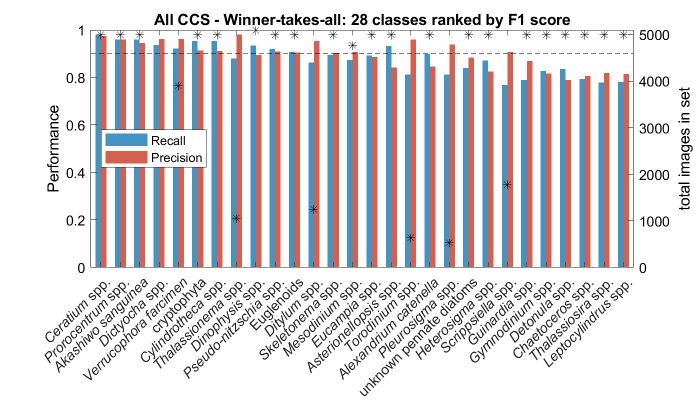
%> input picture IFCB-Data/BuddInlet/class/Figs/F1score_UCSC_OSU_CCS_BI_Dinophysis_GenusLevel_v2.png, 1400 x 800 px (shown at 1/2 size)
$ octave --eval "result = specxture(imread('../../../IFCB-Data/BuddInlet/class/Figs/F1score_UCSC_OSU_CCS_BI_Dinophysis_GenusLevel_v2.png'));"   (GNU Octave 9; MATLAB toolbox functions it lacks are replaced by stand-ins)
%> lines starting %> are read from the running program, lines starting %| are printed output that depends on the picture
### IFCB-Tools/misc_ifcb_functions/dipum_toolbox_2.0.2/intline.m
function [x, y] = intline(x1, x2, y1, y2)
%INTLINE Integer-coordinate line drawing algorithm.
%  [X, Y] = INTLINE(X1, X2, Y1, Y2) computes an
%  approximation to the line segment joining (X1, Y1) and
%  (X2, Y2) with integer coordinates.  X1, X2, Y1, and Y2
%  should be integers.  INTLINE is reversible; that is,
%  INTLINE(X1, X2, Y1, Y2) produces the same results as
%  FLIPUD(INTLINE(X2, X1, Y2, Y1)).

%   Copyright 1993-2002 The MathWorks, Inc.  Used with permission.

dx = abs(x2 - x1);
dy = abs(y2 - y1);

% Check for degenerate case.
if ((dx == 0) && (dy == 0))
   x = x1;
   y = y1;
  return;
end

flip = 0;
if (dx >= dy)
   if (x1 > x2)
      % Always "draw" from left to right.
      t = x1; x1 = x2; x2 = t;
      t = y1; y1 = y2; y2 = t;
      flip = 1;
   end
   m = (y2 - y1)/(x2 - x1);
   x = (x1:x2).';
   y = round(y1 + m*(x - x1));
else
   if (y1 > y2)
      % Always "draw" from bottom to top.
      t = x1; x1 = x2; x2 = t;
      t = y1; y1 = y2; y2 = t;
      flip = 1;
   end
   m = (x2 - x1)/(y2 - y1);
   y = (y1:y2).';
   x = round(x1 + m*(y - y1));
end

if (flip)
   x = flipud(x);
   y = flipud(y);
end

### IFCB-Tools/misc_ifcb_functions/dipum_toolbox_2.0.2/specxture.m
function [srad, sang, S] = specxture(f)
%SPECXTURE Computes spectral texture of an image.
%   [SRAD, SANG, S] = SPECXTURE(F) computes SRAD, the spectral energy
%   distribution as a function of radius from the center of the
%   spectrum, SANG, the spectral energy distribution as a function of
%   angle for 0 to 180 degrees in increments of 1 degree, and S =
%   log(1 + spectrum of f), normalized to the range [0, 1]. The
%   maximum value of radius is min(M,N), where M and N are the number
%   of rows and columns of image (region) f. Thus, SRAD is a row
%   vector of length = (min(M, N)/2) - 1; and SANG is a row vector of
%   length 180.

%   Copyright 2002-2012 R. C. Gonzalez, R. E. Woods, and S. L. Eddins
%   From the book Digital Image Processing Using MATLAB, 2nd ed.,
%   Gatesmark Publishing, 2009.
%
%   Book web site: http://www.imageprocessingplace.com
%   Publisher web site: http://www.gatesmark.com/DIPUM2e.htm

% Obtain the centered spectrum, S, of f. The variables of S are
% (u, v), running from 1:M and 1:N, with the center (zero frequency)
% at [M/2 + 1, N/2 + 1] (see Chapter 4).
S = fftshift(fft2(f));
S = abs(S);
[M, N] = size(S);
%> M = 800; N = 4200
x0 = M/2 + 1;
%> x0 = 401
y0 = N/2 + 1;
%> y0 = 2101

% Maximum radius that guarantees a circle centered at (x0, y0) that
% does not exceed the boundaries of S.
rmax = min(M, N)/2 - 1;
%> rmax = 399

% Compute srad.
srad = zeros(1, rmax);
srad(1) = S(x0, y0);
for r = 2:rmax
   [xc, yc] = halfcircle(r, x0, y0);
   srad(r) = sum(S(sub2ind(size(S), xc, yc)));
end
%> after the loop, srad = 399 values, max 492701530.2 at index 2, min 3190919.1 at index 389, mean 18388558

% Compute sang.
[xc, yc] = halfcircle(rmax, x0, y0);
sang = zeros(1, length(xc));
for a = 1:length(xc)
   [xr, yr] = radial(x0, y0, xc(a), yc(a));
   sang(a) = sum(S(sub2ind(size(S), xr, yr)));
end
%> after the loop, sang = 180 values, max 489593626.5 at index 180, min 263117781.6 at index 46, mean 287176075.9

% Output the log of the spectrum for easier viewing, scaled to the
% range [0, 1].
S = mat2gray(log(1 + S));
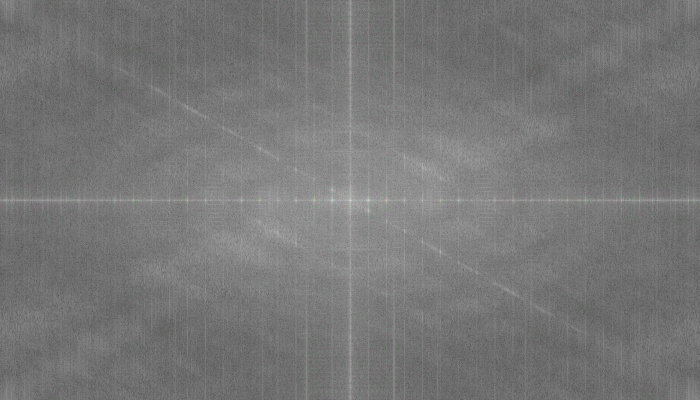
%> S: size 800x1400x3 double (shown at 1/2 size); mean R, G, B 0.467, 0.467, 0.467
%> `result = specxture(imread('../../../IFCB-Data/BuddInlet/class/Figs/F1s..`: result has the same summary as srad in specxture

%-------------------------------------------------------------------%
function [xc, yc] = halfcircle(r, x0, y0)
%   Computes the integer coordinates of a half circle of radius r and
%   center at (x0,y0) using one degree increments.
%
%   Goes from 91 to 270 because we want the half circle to be in the
%   region defined by top right and top left quadrants, in the
%   standard image coordinates.

theta=91:270;
theta = theta*pi/180;
[xc, yc] = pol2cart(theta, r);
xc = round(xc)' + x0; % Column vector.
yc = round(yc)' + y0;

%-------------------------------------------------------------------%
function [xr, yr] = radial(x0, y0, x, y)
%   Computes the coordinates of a straight line segment extending
%   from (x0, y0) to (x, y).
%
%   Based on function intline.m.  xr and yr are returned as column
%   vectors.

[xr, yr] = intline(x0, x, y0, y);

$ run again, on IFCB-Data/BuddInlet/class/Figs/F1score_UCSC_OSU_CCS_BI_Dinophysis_GenusLevel_v5.png
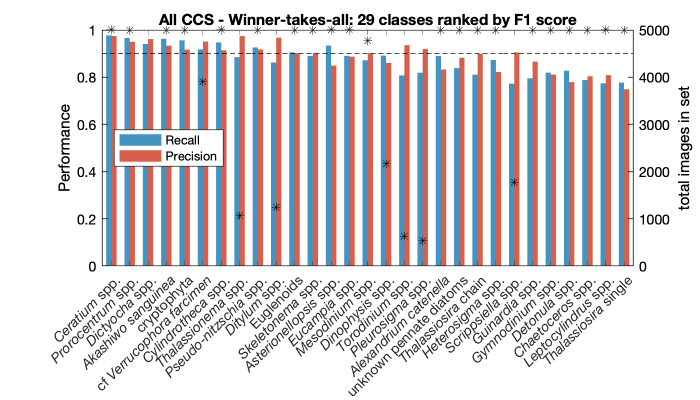
%> input picture IFCB-Data/BuddInlet/class/Figs/F1score_UCSC_OSU_CCS_BI_Dinophysis_GenusLevel_v5.png, 1400 x 800 px (shown at 1/2 size)
%> after the loop in specxture, `for r = 2:rmax`: srad = 399 values, max 484451526.6 at index 2, min 2634812.4 at index 392, mean 18551110.5
%> after the loop in specxture, `for a = 1:length(xc)`: sang = 180 values, max 483933458.5 at index 180, min 262794281.1 at index 45, mean 287271537.6
%> in specxture, `S = mat2gray(log(1 + S));`:
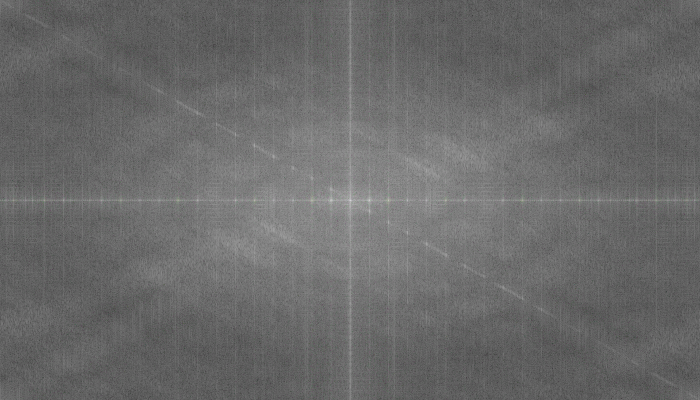
%> S: size 800x1400x3 double (shown at 1/2 size); mean R, G, B 0.416, 0.416, 0.416
%> result has the same summary as srad in specxture
